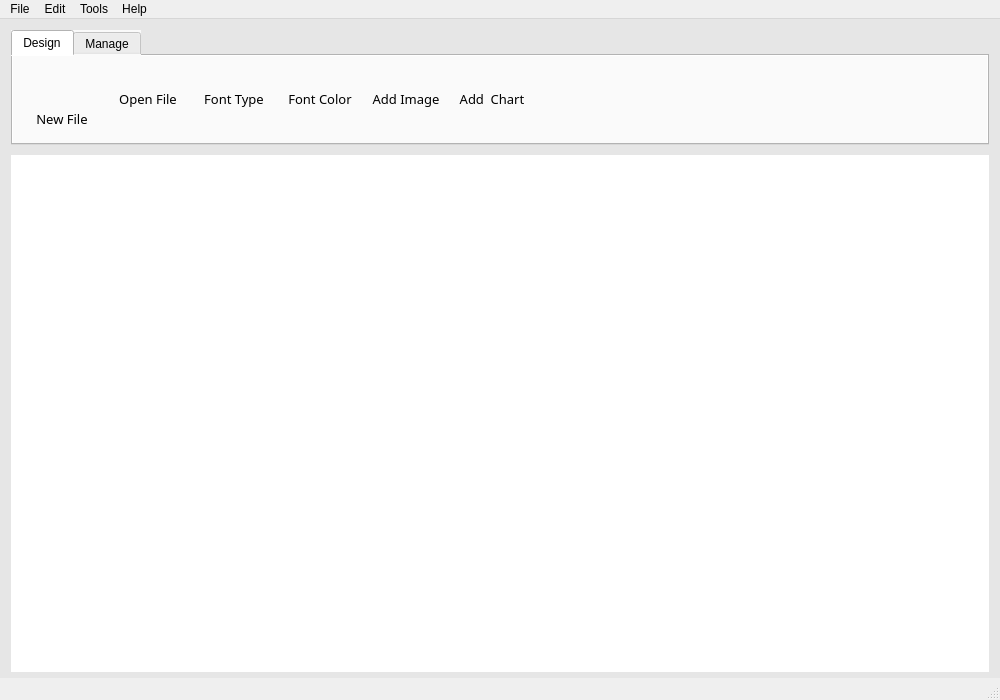
<?xml version="1.0" encoding="UTF-8"?>
<ui version="4.0">
 <class>MainWindow</class>
 <widget class="QMainWindow" name="MainWindow">
  <property name="geometry">
   <rect>
    <x>0</x>
    <y>0</y>
    <width>1000</width>
    <height>700</height>
   </rect>
  </property>
  <property name="minimumSize">
   <size>
    <width>1000</width>
    <height>700</height>
   </size>
  </property>
  <property name="maximumSize">
   <size>
    <width>16777215</width>
    <height>16777215</height>
   </size>
  </property>
  <property name="windowTitle">
   <string>Ricerca Docs</string>
  </property>
  <property name="windowIcon">
   <iconset resource="assets.qrc">
    <normaloff>:/assets/screen/logo.png</normaloff>:/assets/screen/logo.png</iconset>
  </property>
  <property name="autoFillBackground">
   <bool>true</bool>
  </property>
  <property name="styleSheet">
   <string notr="true"/>
  </property>
  <property name="tabShape">
   <enum>QTabWidget::Rounded</enum>
  </property>
  <widget class="QWidget" name="centralwidget">
   <property name="styleSheet">
    <string notr="true">background-color: rgb(230, 230, 230);</string>
   </property>
   <layout class="QGridLayout" name="gridLayout">
    <property name="leftMargin">
     <number>5</number>
    </property>
    <property name="topMargin">
     <number>5</number>
    </property>
    <property name="rightMargin">
     <number>5</number>
    </property>
    <property name="bottomMargin">
     <number>0</number>
    </property>
    <property name="spacing">
     <number>5</number>
    </property>
    <item row="1" column="0" rowspan="2">
     <widget class="QFrame" name="frame">
      <property name="sizePolicy">
       <sizepolicy hsizetype="MinimumExpanding" vsizetype="MinimumExpanding">
        <horstretch>0</horstretch>
        <verstretch>0</verstretch>
       </sizepolicy>
      </property>
      <property name="minimumSize">
       <size>
        <width>0</width>
        <height>0</height>
       </size>
      </property>
      <property name="autoFillBackground">
       <bool>false</bool>
      </property>
      <property name="styleSheet">
       <string notr="true"/>
      </property>
      <property name="frameShape">
       <enum>QFrame::Panel</enum>
      </property>
      <property name="frameShadow">
       <enum>QFrame::Raised</enum>
      </property>
      <property name="lineWidth">
       <number>0</number>
      </property>
      <property name="midLineWidth">
       <number>0</number>
      </property>
      <layout class="QGridLayout" name="gridLayout_2">
       <property name="leftMargin">
        <number>6</number>
       </property>
       <property name="topMargin">
        <number>6</number>
       </property>
       <property name="rightMargin">
        <number>6</number>
       </property>
       <property name="bottomMargin">
        <number>6</number>
       </property>
       <property name="horizontalSpacing">
        <number>6</number>
       </property>
       <property name="verticalSpacing">
        <number>10</number>
       </property>
       <item row="2" column="0">
        <widget class="QTextEdit" name="textEdit">
         <property name="font">
          <font>
           <family>Times New Roman</family>
           <pointsize>12</pointsize>
          </font>
         </property>
         <property name="styleSheet">
          <string notr="true">
background-color: rgb(255, 255, 255);</string>
         </property>
         <property name="frameShape">
          <enum>QFrame::NoFrame</enum>
         </property>
         <property name="frameShadow">
          <enum>QFrame::Plain</enum>
         </property>
         <property name="lineWidth">
          <number>1</number>
         </property>
         <property name="html">
          <string>&lt;!DOCTYPE HTML PUBLIC &quot;-//W3C//DTD HTML 4.0//EN&quot; &quot;http://www.w3.org/TR/REC-html40/strict.dtd&quot;&gt;
&lt;html&gt;&lt;head&gt;&lt;meta name=&quot;qrichtext&quot; content=&quot;1&quot; /&gt;&lt;style type=&quot;text/css&quot;&gt;
p, li { white-space: pre-wrap; }
&lt;/style&gt;&lt;/head&gt;&lt;body style=&quot; font-family:'Times New Roman'; font-size:12pt; font-weight:400; font-style:normal;&quot;&gt;
&lt;p style=&quot;-qt-paragraph-type:empty; margin-top:0px; margin-bottom:0px; margin-left:0px; margin-right:0px; -qt-block-indent:0; text-indent:0px;&quot;&gt;&lt;br /&gt;&lt;/p&gt;&lt;/body&gt;&lt;/html&gt;</string>
         </property>
        </widget>
       </item>
       <item row="1" column="0">
        <widget class="QTabWidget" name="tabWidget">
         <property name="enabled">
          <bool>true</bool>
         </property>
         <property name="minimumSize">
          <size>
           <width>0</width>
           <height>100</height>
          </size>
         </property>
         <property name="maximumSize">
          <size>
           <width>16777215</width>
           <height>115</height>
          </size>
         </property>
         <property name="autoFillBackground">
          <bool>false</bool>
         </property>
         <property name="styleSheet">
          <string notr="true">background-color: rgb(250, 250, 250);</string>
         </property>
         <property name="currentIndex">
          <number>0</number>
         </property>
         <property name="tabsClosable">
          <bool>false</bool>
         </property>
         <widget class="QWidget" name="design">
          <attribute name="title">
           <string>Design</string>
          </attribute>
          <layout class="QGridLayout" name="gridLayout_3">
           <item row="1" column="1">
            <widget class="QPushButton" name="openFile">
             <property name="minimumSize">
              <size>
               <width>0</width>
               <height>60</height>
              </size>
             </property>
             <property name="font">
              <font>
               <family>Arial Nova Light</family>
               <pointsize>10</pointsize>
              </font>
             </property>
             <property name="focusPolicy">
              <enum>Qt::StrongFocus</enum>
             </property>
             <property name="layoutDirection">
              <enum>Qt::LeftToRight</enum>
             </property>
             <property name="autoFillBackground">
              <bool>false</bool>
             </property>
             <property name="styleSheet">
              <string notr="true">background-color: rgb(240, 240, 240);</string>
             </property>
             <property name="text">
              <string>Open File</string>
             </property>
             <property name="icon">
              <iconset resource="assets.qrc">
               <normaloff>:/assets/icons/open.png</normaloff>:/assets/icons/open.png</iconset>
             </property>
             <property name="iconSize">
              <size>
               <width>60</width>
               <height>60</height>
              </size>
             </property>
             <property name="flat">
              <bool>true</bool>
             </property>
            </widget>
           </item>
           <item row="1" column="3">
            <widget class="QPushButton" name="fontColor">
             <property name="minimumSize">
              <size>
               <width>0</width>
               <height>60</height>
              </size>
             </property>
             <property name="font">
              <font>
               <family>Arial Nova Light</family>
               <pointsize>10</pointsize>
              </font>
             </property>
             <property name="focusPolicy">
              <enum>Qt::StrongFocus</enum>
             </property>
             <property name="layoutDirection">
              <enum>Qt::LeftToRight</enum>
             </property>
             <property name="autoFillBackground">
              <bool>false</bool>
             </property>
             <property name="styleSheet">
              <string notr="true">background-color: rgb(240, 240, 240);</string>
             </property>
             <property name="text">
              <string>Font Color</string>
             </property>
             <property name="icon">
              <iconset resource="assets.qrc">
               <normaloff>:/assets/icons/fontColor.png</normaloff>:/assets/icons/fontColor.png</iconset>
             </property>
             <property name="iconSize">
              <size>
               <width>60</width>
               <height>60</height>
              </size>
             </property>
             <property name="flat">
              <bool>true</bool>
             </property>
            </widget>
           </item>
           <item row="1" column="2">
            <widget class="QPushButton" name="font">
             <property name="minimumSize">
              <size>
               <width>0</width>
               <height>60</height>
              </size>
             </property>
             <property name="font">
              <font>
               <family>Arial Nova Light</family>
               <pointsize>10</pointsize>
              </font>
             </property>
             <property name="focusPolicy">
              <enum>Qt::StrongFocus</enum>
             </property>
             <property name="layoutDirection">
              <enum>Qt::LeftToRight</enum>
             </property>
             <property name="autoFillBackground">
              <bool>false</bool>
             </property>
             <property name="styleSheet">
              <string notr="true">background-color: rgb(240, 240, 240);</string>
             </property>
             <property name="text">
              <string>Font Type</string>
             </property>
             <property name="icon">
              <iconset resource="assets.qrc">
               <normaloff>:/assets/icons/font.png</normaloff>:/assets/icons/font.png</iconset>
             </property>
             <property name="iconSize">
              <size>
               <width>60</width>
               <height>60</height>
              </size>
             </property>
             <property name="flat">
              <bool>true</bool>
             </property>
            </widget>
           </item>
           <item row="1" column="6">
            <spacer name="horizontalSpacer">
             <property name="orientation">
              <enum>Qt::Horizontal</enum>
             </property>
             <property name="sizeHint" stdset="0">
              <size>
               <width>40</width>
               <height>20</height>
              </size>
             </property>
            </spacer>
           </item>
           <item row="1" column="4">
            <widget class="QPushButton" name="insertImage">
             <property name="minimumSize">
              <size>
               <width>0</width>
               <height>60</height>
              </size>
             </property>
             <property name="font">
              <font>
               <family>Arial Nova Light</family>
               <pointsize>10</pointsize>
              </font>
             </property>
             <property name="focusPolicy">
              <enum>Qt::StrongFocus</enum>
             </property>
             <property name="layoutDirection">
              <enum>Qt::LeftToRight</enum>
             </property>
             <property name="autoFillBackground">
              <bool>false</bool>
             </property>
             <property name="styleSheet">
              <string notr="true">background-color: rgb(240, 240, 240);</string>
             </property>
             <property name="text">
              <string>Add Image</string>
             </property>
             <property name="icon">
              <iconset resource="assets.qrc">
               <normaloff>:/assets/icons/image.png</normaloff>:/assets/icons/image.png</iconset>
             </property>
             <property name="iconSize">
              <size>
               <width>60</width>
               <height>60</height>
              </size>
             </property>
             <property name="flat">
              <bool>true</bool>
             </property>
            </widget>
           </item>
           <item row="1" column="5">
            <widget class="QPushButton" name="insertChart">
             <property name="minimumSize">
              <size>
               <width>0</width>
               <height>60</height>
              </size>
             </property>
             <property name="font">
              <font>
               <family>Arial Nova Light</family>
               <pointsize>10</pointsize>
              </font>
             </property>
             <property name="focusPolicy">
              <enum>Qt::StrongFocus</enum>
             </property>
             <property name="layoutDirection">
              <enum>Qt::LeftToRight</enum>
             </property>
             <property name="autoFillBackground">
              <bool>false</bool>
             </property>
             <property name="styleSheet">
              <string notr="true">background-color: rgb(240, 240, 240);</string>
             </property>
             <property name="text">
              <string>Add  Chart</string>
             </property>
             <property name="icon">
              <iconset resource="assets.qrc">
               <normaloff>:/assets/icons/chart.png</normaloff>:/assets/icons/chart.png</iconset>
             </property>
             <property name="iconSize">
              <size>
               <width>60</width>
               <height>60</height>
              </size>
             </property>
             <property name="flat">
              <bool>true</bool>
             </property>
            </widget>
           </item>
           <item row="1" column="0">
            <widget class="QPushButton" name="newFile">
             <property name="minimumSize">
              <size>
               <width>0</width>
               <height>60</height>
              </size>
             </property>
             <property name="font">
              <font>
               <family>Arial Nova Light</family>
               <pointsize>10</pointsize>
              </font>
             </property>
             <property name="focusPolicy">
              <enum>Qt::StrongFocus</enum>
             </property>
             <property name="layoutDirection">
              <enum>Qt::LeftToRight</enum>
             </property>
             <property name="autoFillBackground">
              <bool>false</bool>
             </property>
             <property name="styleSheet">
              <string notr="true">background-color: rgb(240, 240, 240);
text-align:bottom;</string>
             </property>
             <property name="text">
              <string>New File</string>
             </property>
             <property name="icon">
              <iconset resource="assets.qrc">
               <normaloff>:/assets/icons/new.png</normaloff>:/assets/icons/new.png</iconset>
             </property>
             <property name="iconSize">
              <size>
               <width>60</width>
               <height>60</height>
              </size>
             </property>
             <property name="flat">
              <bool>true</bool>
             </property>
            </widget>
           </item>
          </layout>
         </widget>
         <widget class="QWidget" name="manage">
          <attribute name="title">
           <string>Manage</string>
          </attribute>
          <layout class="QHBoxLayout" name="horizontalLayout_3">
           <item>
            <widget class="QPushButton" name="exportPDF">
             <property name="minimumSize">
              <size>
               <width>0</width>
               <height>60</height>
              </size>
             </property>
             <property name="font">
              <font>
               <family>Arial Nova Light</family>
               <pointsize>10</pointsize>
              </font>
             </property>
             <property name="focusPolicy">
              <enum>Qt::StrongFocus</enum>
             </property>
             <property name="layoutDirection">
              <enum>Qt::LeftToRight</enum>
             </property>
             <property name="autoFillBackground">
              <bool>false</bool>
             </property>
             <property name="styleSheet">
              <string notr="true">background-color: rgb(240, 240, 240);</string>
             </property>
             <property name="text">
              <string>Export to PDF</string>
             </property>
             <property name="icon">
              <iconset resource="assets.qrc">
               <normaloff>:/assets/icons/pdf.png</normaloff>:/assets/icons/pdf.png</iconset>
             </property>
             <property name="iconSize">
              <size>
               <width>60</width>
               <height>60</height>
              </size>
             </property>
             <property name="flat">
              <bool>true</bool>
             </property>
            </widget>
           </item>
           <item>
            <widget class="QPushButton" name="encrypt">
             <property name="minimumSize">
              <size>
               <width>0</width>
               <height>60</height>
              </size>
             </property>
             <property name="font">
              <font>
               <family>Arial Nova Light</family>
               <pointsize>10</pointsize>
              </font>
             </property>
             <property name="focusPolicy">
              <enum>Qt::StrongFocus</enum>
             </property>
             <property name="layoutDirection">
              <enum>Qt::LeftToRight</enum>
             </property>
             <property name="autoFillBackground">
              <bool>false</bool>
             </property>
             <property name="styleSheet">
              <string notr="true">background-color: rgb(240, 240, 240);</string>
             </property>
             <property name="text">
              <string>Encrypt Document</string>
             </property>
             <property name="icon">
              <iconset resource="assets.qrc">
               <normaloff>:/assets/icons/encryption.png</normaloff>:/assets/icons/encryption.png</iconset>
             </property>
             <property name="iconSize">
              <size>
               <width>60</width>
               <height>60</height>
              </size>
             </property>
             <property name="flat">
              <bool>true</bool>
             </property>
            </widget>
           </item>
           <item>
            <spacer name="horizontalSpacer_2">
             <property name="orientation">
              <enum>Qt::Horizontal</enum>
             </property>
             <property name="sizeHint" stdset="0">
              <size>
               <width>40</width>
               <height>20</height>
              </size>
             </property>
            </spacer>
           </item>
          </layout>
         </widget>
        </widget>
       </item>
      </layout>
     </widget>
    </item>
   </layout>
  </widget>
  <widget class="QStatusBar" name="statusbar"/>
  <widget class="QMenuBar" name="menubar">
   <property name="geometry">
    <rect>
     <x>0</x>
     <y>0</y>
     <width>1000</width>
     <height>25</height>
    </rect>
   </property>
   <widget class="QMenu" name="menuView">
    <property name="title">
     <string>Tools</string>
    </property>
    <addaction name="actionExport"/>
    <addaction name="actionEncrypt"/>
    <addaction name="actionAuto_Encrypt"/>
   </widget>
   <widget class="QMenu" name="menuHelp">
    <property name="title">
     <string>Help</string>
    </property>
    <addaction name="separator"/>
    <addaction name="actionAbout"/>
    <addaction name="actionCredits"/>
   </widget>
   <widget class="QMenu" name="menuEdit">
    <property name="title">
     <string>Edit</string>
    </property>
    <addaction name="actionUndo"/>
    <addaction name="actionRedo"/>
    <addaction name="actionCut"/>
    <addaction name="actionCopy"/>
    <addaction name="actionPaste"/>
    <addaction name="actionChangeFont"/>
   </widget>
   <widget class="QMenu" name="menuFile">
    <property name="title">
     <string>File</string>
    </property>
    <addaction name="actionNew"/>
    <addaction name="actionOpen"/>
    <addaction name="actionSave"/>
    <addaction name="actionExit"/>
   </widget>
   <addaction name="menuFile"/>
   <addaction name="menuEdit"/>
   <addaction name="menuView"/>
   <addaction name="menuHelp"/>
  </widget>
  <action name="actionAbout">
   <property name="text">
    <string>About</string>
   </property>
  </action>
  <action name="actionCredits">
   <property name="text">
    <string>Credits</string>
   </property>
  </action>
  <action name="actionChangeFont">
   <property name="icon">
    <iconset resource="assets.qrc">
     <normaloff>:/assets/icons/font.png</normaloff>:/assets/icons/font.png</iconset>
   </property>
   <property name="text">
    <string>Change Font</string>
   </property>
   <property name="toolTip">
    <string>Change document font</string>
   </property>
  </action>
  <action name="actionExit">
   <property name="icon">
    <iconset resource="assets.qrc">
     <normaloff>:/assets/icons/exit.png</normaloff>:/assets/icons/exit.png</iconset>
   </property>
   <property name="text">
    <string>Exit</string>
   </property>
   <property name="toolTip">
    <string>Exit the application</string>
   </property>
   <property name="shortcut">
    <string>Ctrl+W</string>
   </property>
  </action>
  <action name="actionCut">
   <property name="icon">
    <iconset resource="assets.qrc">
     <normaloff>:/assets/icons/cut.png</normaloff>:/assets/icons/cut.png</iconset>
   </property>
   <property name="text">
    <string>Cut</string>
   </property>
   <property name="toolTip">
    <string>Cut text</string>
   </property>
   <property name="shortcut">
    <string>Ctrl+X</string>
   </property>
  </action>
  <action name="actionCopy">
   <property name="icon">
    <iconset resource="assets.qrc">
     <normaloff>:/assets/icons/copy.png</normaloff>:/assets/icons/copy.png</iconset>
   </property>
   <property name="text">
    <string>Copy</string>
   </property>
   <property name="toolTip">
    <string>Copy text</string>
   </property>
   <property name="shortcut">
    <string>Ctrl+C</string>
   </property>
  </action>
  <action name="actionPaste">
   <property name="icon">
    <iconset resource="assets.qrc">
     <normaloff>:/assets/icons/paste.png</normaloff>:/assets/icons/paste.png</iconset>
   </property>
   <property name="text">
    <string>Paste</string>
   </property>
   <property name="toolTip">
    <string>Paste text</string>
   </property>
   <property name="shortcut">
    <string>Ctrl+V</string>
   </property>
  </action>
  <action name="actionOpen">
   <property name="icon">
    <iconset resource="assets.qrc">
     <normaloff>:/assets/icons/open.png</normaloff>:/assets/icons/open.png</iconset>
   </property>
   <property name="text">
    <string>Open</string>
   </property>
   <property name="toolTip">
    <string>Open Document</string>
   </property>
   <property name="shortcut">
    <string>Ctrl+O</string>
   </property>
  </action>
  <action name="actionUndo">
   <property name="icon">
    <iconset resource="assets.qrc">
     <normaloff>:/assets/icons/undo.png</normaloff>:/assets/icons/undo.png</iconset>
   </property>
   <property name="text">
    <string>Undo</string>
   </property>
   <property name="toolTip">
    <string>Undo</string>
   </property>
   <property name="shortcut">
    <string>Ctrl+Z</string>
   </property>
  </action>
  <action name="actionRedo">
   <property name="icon">
    <iconset resource="assets.qrc">
     <normaloff>:/assets/icons/redo.png</normaloff>:/assets/icons/redo.png</iconset>
   </property>
   <property name="text">
    <string>Redo</string>
   </property>
   <property name="toolTip">
    <string>Redo</string>
   </property>
   <property name="shortcut">
    <string>Ctrl+Y</string>
   </property>
  </action>
  <action name="actionExport">
   <property name="icon">
    <iconset resource="assets.qrc">
     <normaloff>:/assets/icons/pdf.png</normaloff>:/assets/icons/pdf.png</iconset>
   </property>
   <property name="text">
    <string>Export File</string>
   </property>
   <property name="toolTip">
    <string>Export to PDF</string>
   </property>
   <property name="shortcut">
    <string>Ctrl+P</string>
   </property>
  </action>
  <action name="actionEncrypt">
   <property name="icon">
    <iconset resource="assets.qrc">
     <normaloff>:/assets/icons/encryption.png</normaloff>:/assets/icons/encryption.png</iconset>
   </property>
   <property name="text">
    <string>Encrypt File</string>
   </property>
   <property name="toolTip">
    <string>Encrypt document</string>
   </property>
   <property name="shortcut">
    <string>Ctrl+E</string>
   </property>
  </action>
  <action name="actionNew">
   <property name="icon">
    <iconset resource="assets.qrc">
     <normaloff>:/assets/icons/new.png</normaloff>:/assets/icons/new.png</iconset>
   </property>
   <property name="text">
    <string>New</string>
   </property>
   <property name="toolTip">
    <string>Create new document</string>
   </property>
   <property name="shortcut">
    <string>Ctrl+N</string>
   </property>
  </action>
  <action name="actionSave">
   <property name="icon">
    <iconset resource="assets.qrc">
     <normaloff>:/assets/icons/save.png</normaloff>:/assets/icons/save.png</iconset>
   </property>
   <property name="text">
    <string>Save</string>
   </property>
   <property name="toolTip">
    <string>Save document</string>
   </property>
   <property name="shortcut">
    <string>Ctrl+S</string>
   </property>
  </action>
  <action name="actionAuto_Encrypt">
   <property name="checkable">
    <bool>true</bool>
   </property>
   <property name="text">
    <string>Auto Encrypt</string>
   </property>
   <property name="toolTip">
    <string>Automatically encrypt file during save</string>
   </property>
  </action>
 </widget>
 <resources>
  <include location="assets.qrc"/>
 </resources>
 <connections/>
</ui>
